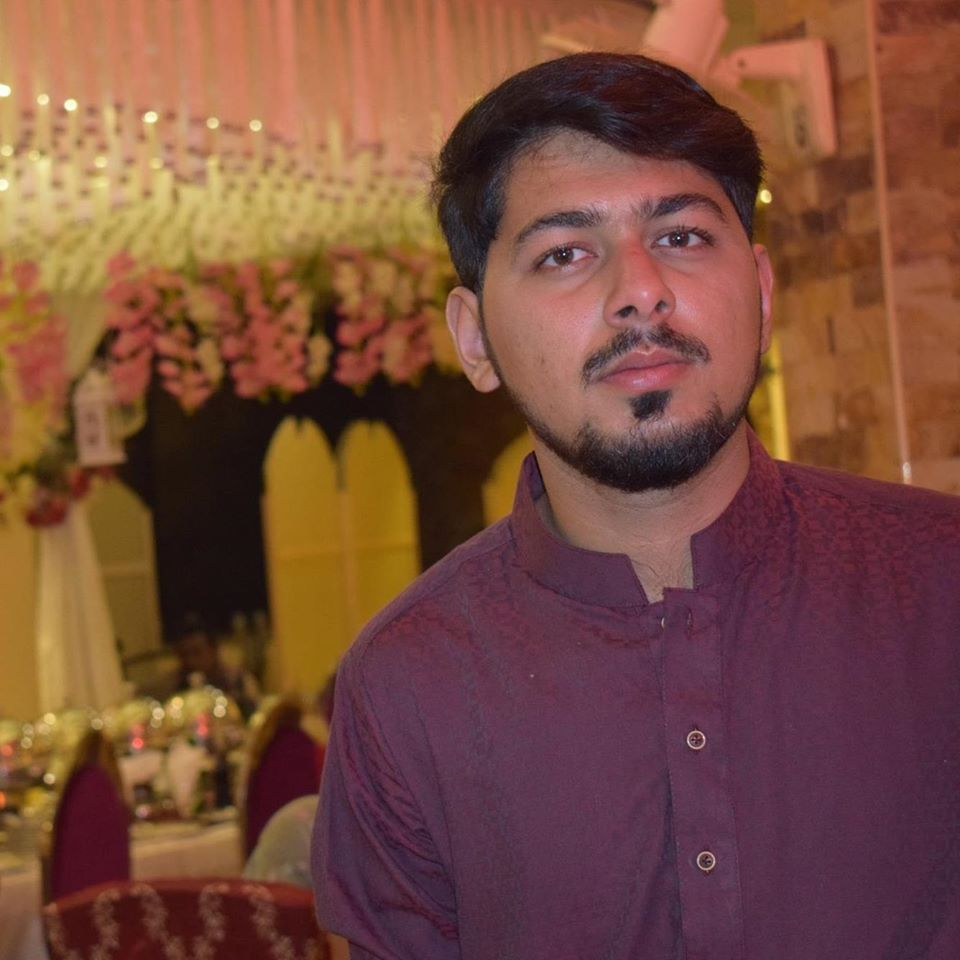
#> input picture hamza.jpg, 960 x 960 px, found by its file name
$ python 'Computer Vision (17-3-23).py'
#> lines starting #> are read from the running program, lines starting #| are printed output that depends on the picture; after the words box and inside, x2 and y2 are one past the last pixel; in counts of white or black regions, pixels touching at a corner belong together
#!/usr/bin/env python
# coding: utf-8

# In[2]:


import cv2


# In[8]:


# input image in grayscale
img = cv2.imread(r"C:\Users\Minhas\Downloads\hamza.jpg", 0)
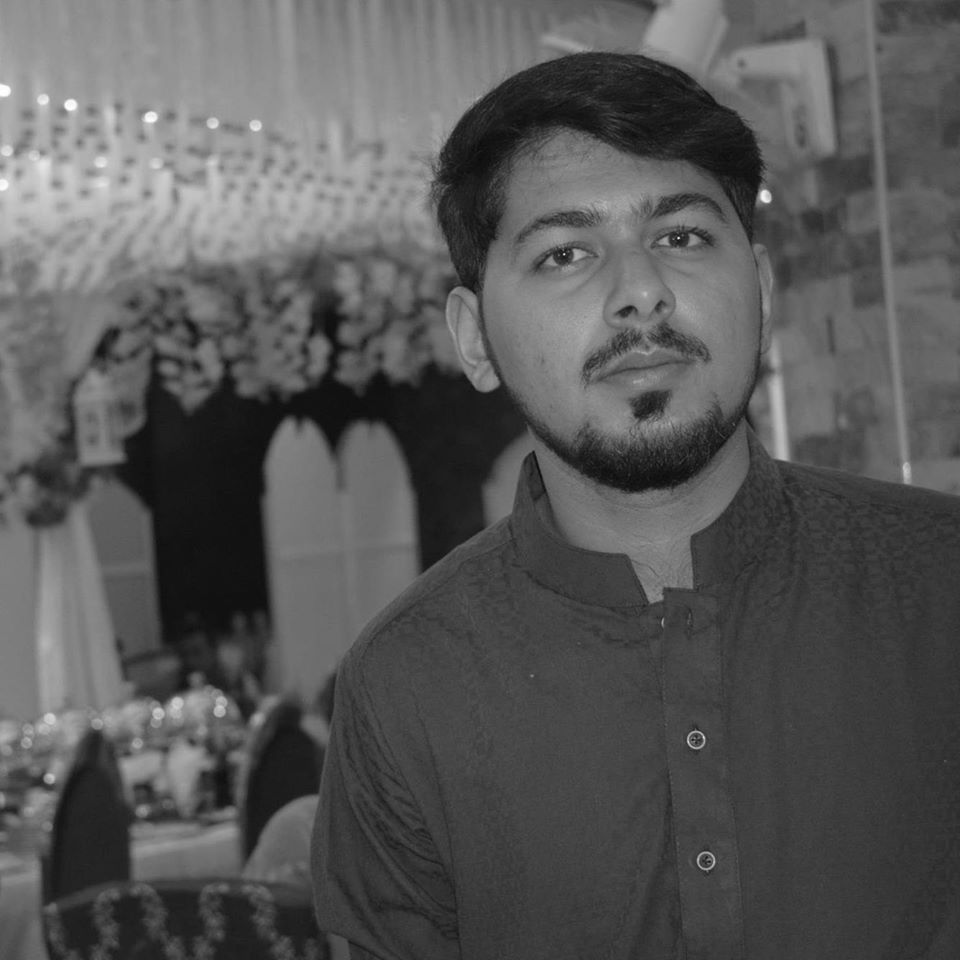
#> img: shape (960, 960); min 9, max 255, mean 87.4


# Apply thresholding to segment foreground text from background
threshold_value = 150
max_value = 255
ret, thresh = cv2.threshold(img, threshold_value, max_value, cv2.THRESH_BINARY)
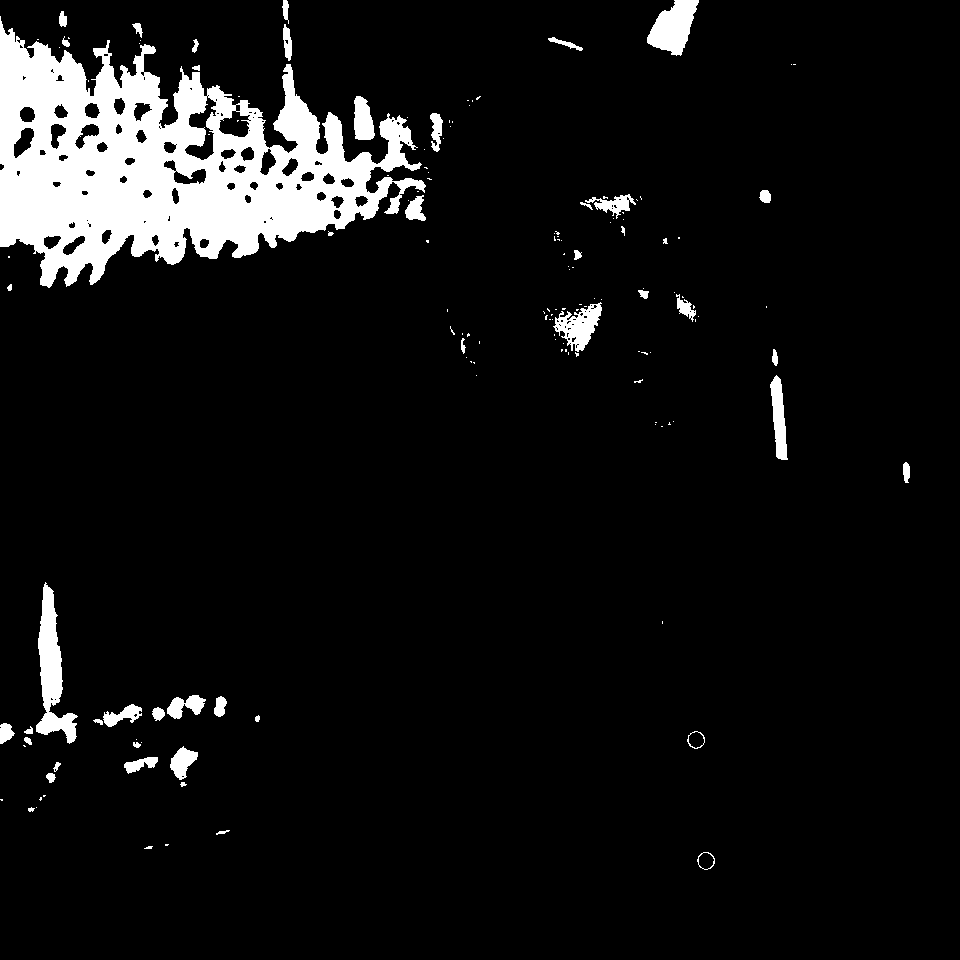
#> thresh: shape (960, 960); 7.5% white; 150 white regions (102 under 20 px), largest, box (x1, y1, x2, y2) and area: (0, 16, 426, 288) 55450, (36, 582, 78, 744) 2851, (647, 0, 699, 56) 1758
#> ret = 150

# Preprocess the image using morphological operations
kernel = cv2.getStructuringElement(cv2.MORPH_RECT, (3, 3))
morph = cv2.morphologyEx(thresh, cv2.MORPH_OPEN, kernel)
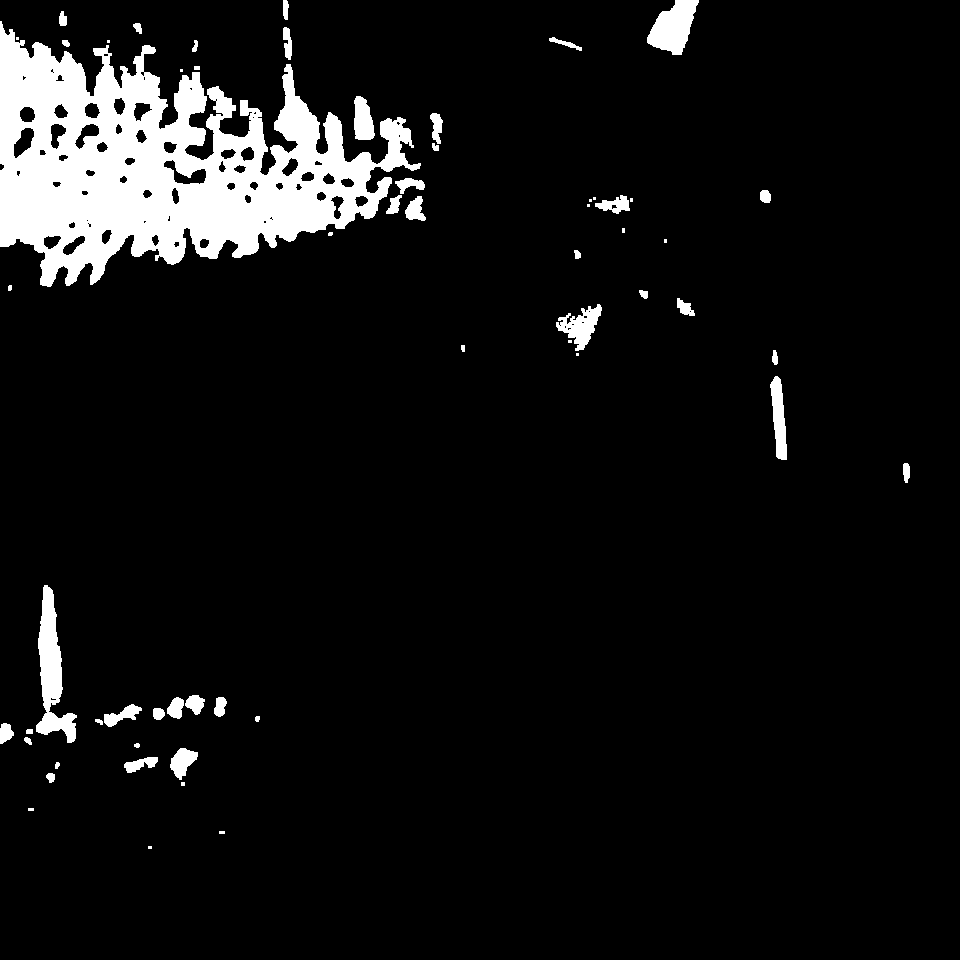
#> morph: shape (960, 960); 7.3% white; 59 white regions (16 under 20 px), largest, box (x1, y1, x2, y2) and area: (0, 21, 421, 287) 54598, (36, 585, 77, 743) 2830, (647, 0, 699, 55) 1746

# Apply a filter to smooth the image
filtered = cv2.medianBlur(morph, 3)
#> filtered: shape (960, 960); 7.3% white; 53 white regions (14 under 20 px), largest, box (x1, y1, x2, y2) and area: (0, 21, 421, 287) 54774, (36, 585, 77, 743) 2834, (647, 0, 699, 55) 1744

# Add text to the image
font = cv2.FONT_HERSHEY_SIMPLEX
text = "python developer"
color = (250, 250, 250)
thickness = 2
size = cv2.getTextSize(text, font, 1, thickness)[0]
x = int((img.shape[1] - size[0]) / 2)
#> x = 345
y = int((img.shape[0] + size[1]) / 2)
#> y = 491
cv2.putText(filtered, text, (x, y), font, 1, color, thickness, cv2.LINE_AA)
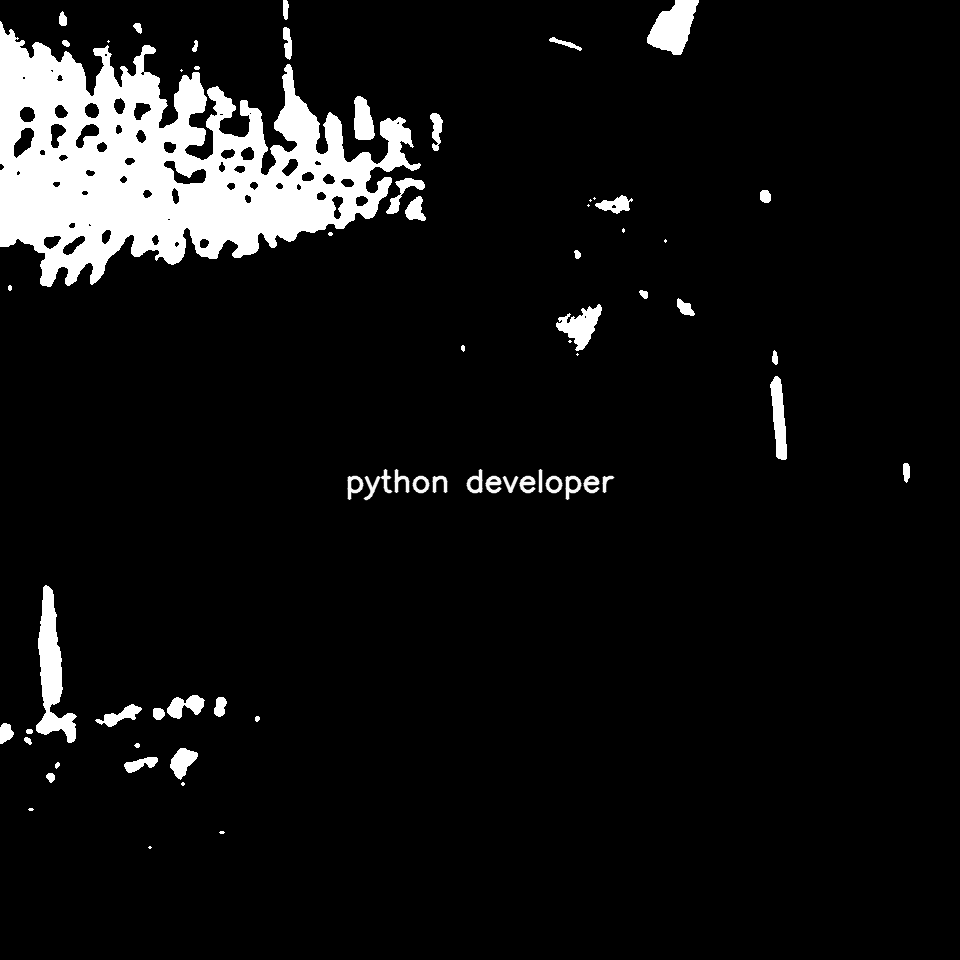
#> filtered: shape (960, 960); min 0, max 255, mean 19.2

# Save the output image
cv2.imwrite("output_image.png", filtered)
cv2.namedWindow('hamza',cv2.WINDOW_NORMAL)
cv2.imshow('hamza',filtered)
cv2.waitKey(0)
cv2.destroyAllWindows()


# In[ ]:
